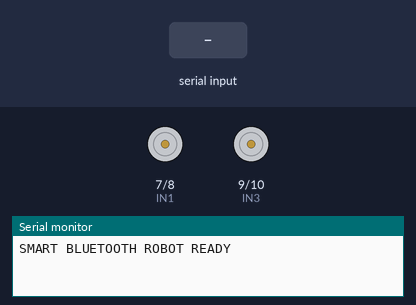
Bench run of a sketch on a simulated Arduino Uno, built with avr-gcc and run on an emulated ATmega328P. Parts: motor-driver pin pairs drawn as motors (green arrow = first pin HIGH = forward, orange = second pin HIGH = backward, longer = more drive, scaled by the enable pin), the last lines printed to the serial monitor. The test bench sets the inputs (shaded band).

Above: at 1.2 s.
1.3 s: "U" received over the second serial link
At 1.7 s:
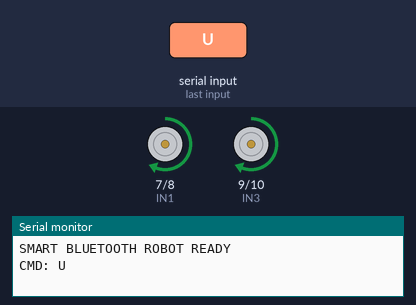
2.8 s: "D" received over the second serial link
At 4.0 s:
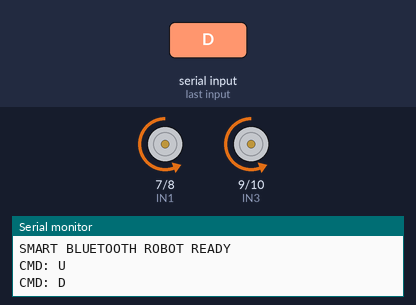
4.3 s: "L" received over the second serial link
At 5.5 s:
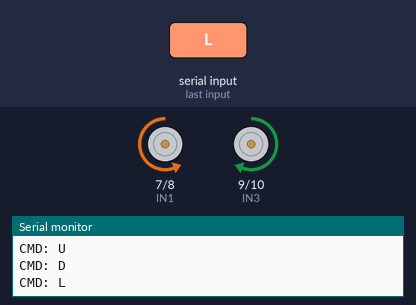
5.8 s: "R" received over the second serial link
At 6.8 s:
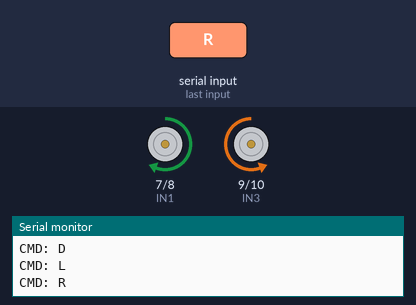
Timing chart, 0 to 8.3 s (numbered marks = the images above; inputs shaded):
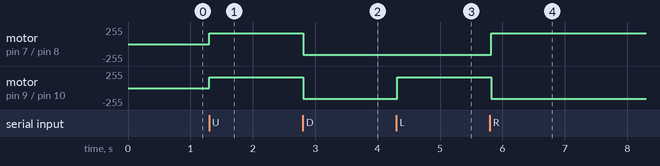

Measured:
- after the input at 1.3 s, motor on pin 7 (IN1) / pin 8 (IN2), motor on pin 9 (IN3) / pin 10 (IN4): stopped → forward 160/255 at once
- after the input at 2.8 s, motor on pin 7 (IN1) / pin 8 (IN2), motor on pin 9 (IN3) / pin 10 (IN4): forward 160/255 → backward 160/255 at once
- after the input at 4.3 s, motor on pin 9 (IN3) / pin 10 (IN4): backward 160/255 → forward 160/255 at once
- after the input at 5.8 s, motor on pin 7 (IN1) / pin 8 (IN2): backward 160/255 → forward 160/255 at once; motor on pin 9 (IN3) / pin 10 (IN4): forward 160/255 → backward 160/255 at once

The sketch:

3-in-1_smart-bluetooth-Robot.ino
```cpp
/*
  🤖 Bluetooth Controlled Smart Robot (3-in-1 System)

  Features:
  - Bluetooth control (HC-05)
  - Smooth speed ramping
  - Multi-speed control
  - Fail-safe stop mechanism
  - Modular motor control

  Author: Venkateswarlu Reddy
*/

#include <SoftwareSerial.h>

// ---------------- BLUETOOTH ----------------
SoftwareSerial BT(2, 3); // RX, TX

// ---------------- MOTOR DRIVER ----------------
#define IN1 7
#define IN2 8
#define IN3 9
#define IN4 10

#define ENA 5
#define ENB 6

// ---------------- CONTROL VARIABLES ----------------
char cmd = 'S';

int currentSpeed = 0;
int targetSpeed = 160;

#define SPEED_STEP 5
#define LOOP_DELAY 20

// ---------------- SETUP ----------------
void setup() {

  pinMode(IN1, OUTPUT);
  pinMode(IN2, OUTPUT);
  pinMode(IN3, OUTPUT);
  pinMode(IN4, OUTPUT);

  pinMode(ENA, OUTPUT);
  pinMode(ENB, OUTPUT);

  Serial.begin(9600);
  BT.begin(9600);

  Serial.println("SMART BLUETOOTH ROBOT READY");
}

// ---------------- LOOP ----------------
void loop() {

  readBluetooth();
  updateSpeed();
  executeCommand();

  delay(LOOP_DELAY);
}

// ---------------- READ COMMAND ----------------
void readBluetooth() {

  if (BT.available()) {
    cmd = BT.read();

    Serial.print("CMD: ");
    Serial.println(cmd);

    handleSpeedCommand(cmd);
  }
}

// ---------------- SPEED HANDLER ----------------
void handleSpeedCommand(char c) {

  switch (c) {
    case '1': targetSpeed = 100; break;
    case '2': targetSpeed = 150; break;
    case '3': targetSpeed = 200; break;
    case '4': targetSpeed = 255; break;
  }
}

// ---------------- SPEED RAMPING ----------------
void updateSpeed() {

  if (currentSpeed < targetSpeed)
    currentSpeed += SPEED_STEP;
  else if (currentSpeed > targetSpeed)
    currentSpeed -= SPEED_STEP;

  currentSpeed = constrain(currentSpeed, 0, 255);
}

// ---------------- COMMAND EXECUTION ----------------
void executeCommand() {

  switch (cmd) {

    case 'U': moveForward(); break;
    case 'D': moveBackward(); break;
    case 'L': turnLeft(); break;
    case 'R': turnRight(); break;
    case 'S': stopRobot(); break;

    default:  stopRobot(); break;
  }
}

// ---------------- MOTOR CONTROL ----------------
void setMotor(int leftSpeed, int rightSpeed,
              int l1, int l2, int r1, int r2) {

  analogWrite(ENA, leftSpeed);
  analogWrite(ENB, rightSpeed);

  digitalWrite(IN1, l1);
  digitalWrite(IN2, l2);
  digitalWrite(IN3, r1);
  digitalWrite(IN4, r2);
}

// ---------------- MOVEMENTS ----------------
void moveForward() {
  setMotor(currentSpeed, currentSpeed, HIGH, LOW, HIGH, LOW);
}

void moveBackward() {
  setMotor(currentSpeed, currentSpeed, LOW, HIGH, LOW, HIGH);
}

void turnLeft() {
  setMotor(currentSpeed, currentSpeed, LOW, HIGH, HIGH, LOW);
}

void turnRight() {
  setMotor(currentSpeed, currentSpeed, HIGH, LOW, LOW, HIGH);
}

void stopRobot() {
  setMotor(0, 0, LOW, LOW, LOW, LOW);
}
```
